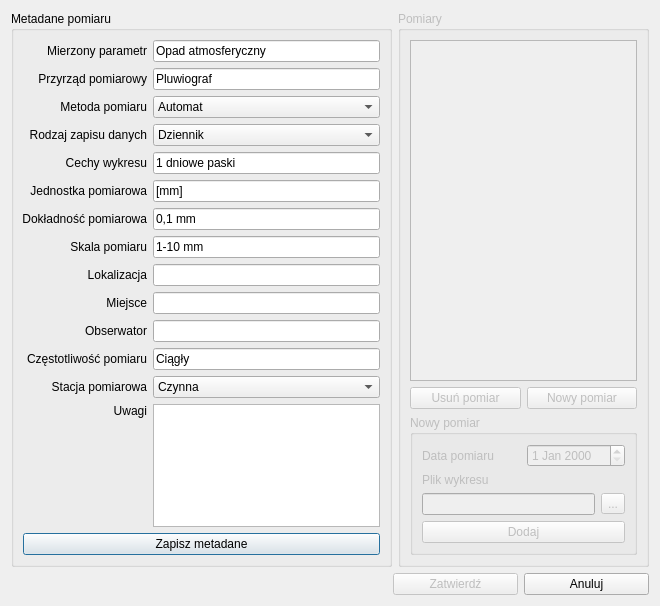
<?xml version="1.0" encoding="UTF-8"?>
<ui version="4.0">
 <class>addDialog</class>
 <widget class="QDialog" name="addDialog">
  <property name="geometry">
   <rect>
    <x>0</x>
    <y>0</y>
    <width>660</width>
    <height>606</height>
   </rect>
  </property>
  <property name="minimumSize">
   <size>
    <width>570</width>
    <height>385</height>
   </size>
  </property>
  <property name="maximumSize">
   <size>
    <width>16777215</width>
    <height>16777215</height>
   </size>
  </property>
  <property name="windowTitle">
   <string>Dodaj pomiar</string>
  </property>
  <layout class="QVBoxLayout" name="verticalLayout_5">
   <item>
    <layout class="QHBoxLayout" name="horizontalLayout_18">
     <item>
      <widget class="QGroupBox" name="groupBox">
       <property name="title">
        <string>Metadane pomiaru</string>
       </property>
       <layout class="QVBoxLayout" name="verticalLayout">
        <item>
         <layout class="QHBoxLayout" name="horizontalLayout_17">
          <item>
           <widget class="QLabel" name="label_2">
            <property name="minimumSize">
             <size>
              <width>124</width>
              <height>0</height>
             </size>
            </property>
            <property name="maximumSize">
             <size>
              <width>124</width>
              <height>16777215</height>
             </size>
            </property>
            <property name="text">
             <string>Mierzony parametr</string>
            </property>
            <property name="alignment">
             <set>Qt::AlignRight|Qt::AlignTrailing|Qt::AlignVCenter</set>
            </property>
           </widget>
          </item>
          <item>
           <widget class="QLineEdit" name="mierzonyParametr">
            <property name="enabled">
             <bool>true</bool>
            </property>
            <property name="text">
             <string>Opad atmosferyczny</string>
            </property>
           </widget>
          </item>
         </layout>
        </item>
        <item>
         <layout class="QHBoxLayout" name="horizontalLayout_3">
          <item>
           <widget class="QLabel" name="label_5">
            <property name="sizePolicy">
             <sizepolicy hsizetype="Preferred" vsizetype="Preferred">
              <horstretch>0</horstretch>
              <verstretch>0</verstretch>
             </sizepolicy>
            </property>
            <property name="minimumSize">
             <size>
              <width>124</width>
              <height>0</height>
             </size>
            </property>
            <property name="maximumSize">
             <size>
              <width>124</width>
              <height>16777215</height>
             </size>
            </property>
            <property name="text">
             <string>Przyrząd pomiarowy</string>
            </property>
            <property name="alignment">
             <set>Qt::AlignRight|Qt::AlignTrailing|Qt::AlignVCenter</set>
            </property>
           </widget>
          </item>
          <item>
           <widget class="QLineEdit" name="przyrzadPomiarowy">
            <property name="text">
             <string>Pluwiograf</string>
            </property>
           </widget>
          </item>
         </layout>
        </item>
        <item>
         <layout class="QHBoxLayout" name="horizontalLayout_2">
          <item>
           <widget class="QLabel" name="label_3">
            <property name="sizePolicy">
             <sizepolicy hsizetype="Preferred" vsizetype="Preferred">
              <horstretch>0</horstretch>
              <verstretch>0</verstretch>
             </sizepolicy>
            </property>
            <property name="minimumSize">
             <size>
              <width>119</width>
              <height>0</height>
             </size>
            </property>
            <property name="maximumSize">
             <size>
              <width>124</width>
              <height>16777215</height>
             </size>
            </property>
            <property name="text">
             <string>Metoda pomiaru</string>
            </property>
            <property name="alignment">
             <set>Qt::AlignRight|Qt::AlignTrailing|Qt::AlignVCenter</set>
            </property>
           </widget>
          </item>
          <item>
           <widget class="QComboBox" name="metodaPomiaru">
            <property name="currentIndex">
             <number>0</number>
            </property>
            <item>
             <property name="text">
              <string>Automat</string>
             </property>
            </item>
            <item>
             <property name="text">
              <string>Tradycyjna</string>
             </property>
            </item>
           </widget>
          </item>
         </layout>
        </item>
        <item>
         <layout class="QHBoxLayout" name="horizontalLayout_16">
          <item>
           <widget class="QLabel" name="label_4">
            <property name="minimumSize">
             <size>
              <width>124</width>
              <height>0</height>
             </size>
            </property>
            <property name="maximumSize">
             <size>
              <width>124</width>
              <height>16777215</height>
             </size>
            </property>
            <property name="text">
             <string>Rodzaj zapisu danych</string>
            </property>
            <property name="alignment">
             <set>Qt::AlignRight|Qt::AlignTrailing|Qt::AlignVCenter</set>
            </property>
           </widget>
          </item>
          <item>
           <widget class="QComboBox" name="rodzajZapisuDanych">
            <item>
             <property name="text">
              <string>Dziennik</string>
             </property>
            </item>
            <item>
             <property name="text">
              <string>Samopis analogowy</string>
             </property>
            </item>
            <item>
             <property name="text">
              <string>Samopis cyfrowy</string>
             </property>
            </item>
           </widget>
          </item>
         </layout>
        </item>
        <item>
         <layout class="QHBoxLayout" name="horizontalLayout_15">
          <item>
           <widget class="QLabel" name="label_7">
            <property name="minimumSize">
             <size>
              <width>124</width>
              <height>0</height>
             </size>
            </property>
            <property name="maximumSize">
             <size>
              <width>124</width>
              <height>16777215</height>
             </size>
            </property>
            <property name="text">
             <string>Cechy wykresu</string>
            </property>
            <property name="alignment">
             <set>Qt::AlignRight|Qt::AlignTrailing|Qt::AlignVCenter</set>
            </property>
           </widget>
          </item>
          <item>
           <widget class="QLineEdit" name="cechyWykresu">
            <property name="text">
             <string>1 dniowe paski</string>
            </property>
           </widget>
          </item>
         </layout>
        </item>
        <item>
         <layout class="QHBoxLayout" name="horizontalLayout_4">
          <item>
           <widget class="QLabel" name="label_6">
            <property name="minimumSize">
             <size>
              <width>124</width>
              <height>0</height>
             </size>
            </property>
            <property name="maximumSize">
             <size>
              <width>124</width>
              <height>16777215</height>
             </size>
            </property>
            <property name="text">
             <string>Jednostka pomiarowa</string>
            </property>
            <property name="alignment">
             <set>Qt::AlignRight|Qt::AlignTrailing|Qt::AlignVCenter</set>
            </property>
           </widget>
          </item>
          <item>
           <widget class="QLineEdit" name="jednostkaPomiarowa">
            <property name="text">
             <string>[mm]</string>
            </property>
           </widget>
          </item>
         </layout>
        </item>
        <item>
         <layout class="QHBoxLayout" name="horizontalLayout_14">
          <item>
           <widget class="QLabel" name="label_8">
            <property name="minimumSize">
             <size>
              <width>124</width>
              <height>0</height>
             </size>
            </property>
            <property name="maximumSize">
             <size>
              <width>124</width>
              <height>16777215</height>
             </size>
            </property>
            <property name="text">
             <string>Dokładność pomiarowa</string>
            </property>
            <property name="alignment">
             <set>Qt::AlignRight|Qt::AlignTrailing|Qt::AlignVCenter</set>
            </property>
           </widget>
          </item>
          <item>
           <widget class="QLineEdit" name="dokladnoscPomiarowa">
            <property name="text">
             <string>0,1 mm</string>
            </property>
           </widget>
          </item>
         </layout>
        </item>
        <item>
         <layout class="QHBoxLayout" name="horizontalLayout_5">
          <item>
           <widget class="QLabel" name="label_14">
            <property name="minimumSize">
             <size>
              <width>124</width>
              <height>0</height>
             </size>
            </property>
            <property name="maximumSize">
             <size>
              <width>124</width>
              <height>16777215</height>
             </size>
            </property>
            <property name="text">
             <string>Skala pomiaru</string>
            </property>
            <property name="alignment">
             <set>Qt::AlignRight|Qt::AlignTrailing|Qt::AlignVCenter</set>
            </property>
           </widget>
          </item>
          <item>
           <widget class="QLineEdit" name="skalaPomiaru">
            <property name="text">
             <string>1-10 mm</string>
            </property>
           </widget>
          </item>
         </layout>
        </item>
        <item>
         <layout class="QHBoxLayout" name="horizontalLayout_13">
          <item>
           <widget class="QLabel" name="label_13">
            <property name="minimumSize">
             <size>
              <width>124</width>
              <height>0</height>
             </size>
            </property>
            <property name="maximumSize">
             <size>
              <width>124</width>
              <height>16777215</height>
             </size>
            </property>
            <property name="text">
             <string>Lokalizacja</string>
            </property>
            <property name="alignment">
             <set>Qt::AlignRight|Qt::AlignTrailing|Qt::AlignVCenter</set>
            </property>
           </widget>
          </item>
          <item>
           <widget class="QLineEdit" name="lokalizacja"/>
          </item>
         </layout>
        </item>
        <item>
         <layout class="QHBoxLayout" name="horizontalLayout_6">
          <item>
           <widget class="QLabel" name="label_11">
            <property name="minimumSize">
             <size>
              <width>124</width>
              <height>0</height>
             </size>
            </property>
            <property name="maximumSize">
             <size>
              <width>124</width>
              <height>16777215</height>
             </size>
            </property>
            <property name="text">
             <string>Miejsce</string>
            </property>
            <property name="alignment">
             <set>Qt::AlignRight|Qt::AlignTrailing|Qt::AlignVCenter</set>
            </property>
           </widget>
          </item>
          <item>
           <widget class="QLineEdit" name="miejsce"/>
          </item>
         </layout>
        </item>
        <item>
         <layout class="QHBoxLayout" name="horizontalLayout_12">
          <item>
           <widget class="QLabel" name="label_12">
            <property name="minimumSize">
             <size>
              <width>124</width>
              <height>0</height>
             </size>
            </property>
            <property name="maximumSize">
             <size>
              <width>124</width>
              <height>16777215</height>
             </size>
            </property>
            <property name="text">
             <string>Obserwator</string>
            </property>
            <property name="alignment">
             <set>Qt::AlignRight|Qt::AlignTrailing|Qt::AlignVCenter</set>
            </property>
           </widget>
          </item>
          <item>
           <widget class="QLineEdit" name="obserwator"/>
          </item>
         </layout>
        </item>
        <item>
         <layout class="QHBoxLayout" name="horizontalLayout_8">
          <item>
           <widget class="QLabel" name="label_15">
            <property name="minimumSize">
             <size>
              <width>124</width>
              <height>0</height>
             </size>
            </property>
            <property name="maximumSize">
             <size>
              <width>124</width>
              <height>16777215</height>
             </size>
            </property>
            <property name="text">
             <string>Częstotliwość pomiaru</string>
            </property>
            <property name="alignment">
             <set>Qt::AlignRight|Qt::AlignTrailing|Qt::AlignVCenter</set>
            </property>
           </widget>
          </item>
          <item>
           <widget class="QLineEdit" name="czestotliwoscPomiaru">
            <property name="text">
             <string>Ciągły</string>
            </property>
           </widget>
          </item>
         </layout>
        </item>
        <item>
         <layout class="QHBoxLayout" name="horizontalLayout_10">
          <item>
           <widget class="QLabel" name="label_16">
            <property name="minimumSize">
             <size>
              <width>124</width>
              <height>0</height>
             </size>
            </property>
            <property name="maximumSize">
             <size>
              <width>124</width>
              <height>16777215</height>
             </size>
            </property>
            <property name="text">
             <string>Stacja pomiarowa</string>
            </property>
            <property name="alignment">
             <set>Qt::AlignRight|Qt::AlignTrailing|Qt::AlignVCenter</set>
            </property>
           </widget>
          </item>
          <item>
           <widget class="QComboBox" name="stacjaPomiarowa">
            <property name="currentIndex">
             <number>0</number>
            </property>
            <item>
             <property name="text">
              <string>Czynna</string>
             </property>
            </item>
            <item>
             <property name="text">
              <string>Nieczynna</string>
             </property>
            </item>
           </widget>
          </item>
         </layout>
        </item>
        <item>
         <layout class="QHBoxLayout" name="horizontalLayout_9">
          <item>
           <widget class="QLabel" name="label_17">
            <property name="sizePolicy">
             <sizepolicy hsizetype="Preferred" vsizetype="Preferred">
              <horstretch>0</horstretch>
              <verstretch>0</verstretch>
             </sizepolicy>
            </property>
            <property name="minimumSize">
             <size>
              <width>124</width>
              <height>0</height>
             </size>
            </property>
            <property name="maximumSize">
             <size>
              <width>124</width>
              <height>16777215</height>
             </size>
            </property>
            <property name="text">
             <string>Uwagi</string>
            </property>
            <property name="alignment">
             <set>Qt::AlignRight|Qt::AlignTop|Qt::AlignTrailing</set>
            </property>
           </widget>
          </item>
          <item>
           <widget class="QTextEdit" name="uwagi">
            <property name="maximumSize">
             <size>
              <width>16777215</width>
              <height>16777215</height>
             </size>
            </property>
           </widget>
          </item>
         </layout>
        </item>
        <item>
         <widget class="QPushButton" name="applyMetadata">
          <property name="text">
           <string>Zapisz metadane</string>
          </property>
         </widget>
        </item>
       </layout>
       <zorder></zorder>
       <zorder></zorder>
       <zorder></zorder>
       <zorder></zorder>
       <zorder></zorder>
       <zorder></zorder>
       <zorder></zorder>
       <zorder></zorder>
       <zorder></zorder>
       <zorder></zorder>
       <zorder></zorder>
       <zorder></zorder>
       <zorder></zorder>
       <zorder></zorder>
       <zorder>applyMetadata</zorder>
      </widget>
     </item>
     <item>
      <widget class="QGroupBox" name="groupBox_2">
       <property name="enabled">
        <bool>false</bool>
       </property>
       <property name="title">
        <string>Pomiary</string>
       </property>
       <layout class="QVBoxLayout" name="verticalLayout_2">
        <item>
         <widget class="QListWidget" name="listWidget"/>
        </item>
        <item>
         <layout class="QHBoxLayout" name="horizontalLayout">
          <item>
           <widget class="QPushButton" name="btnDel">
            <property name="enabled">
             <bool>false</bool>
            </property>
            <property name="text">
             <string>Usuń pomiar</string>
            </property>
           </widget>
          </item>
          <item>
           <widget class="QPushButton" name="btnAdd">
            <property name="enabled">
             <bool>false</bool>
            </property>
            <property name="text">
             <string>Nowy pomiar</string>
            </property>
           </widget>
          </item>
         </layout>
        </item>
        <item>
         <widget class="QGroupBox" name="nowyPomiar">
          <property name="enabled">
           <bool>false</bool>
          </property>
          <property name="title">
           <string>Nowy pomiar</string>
          </property>
          <layout class="QVBoxLayout" name="verticalLayout_4">
           <item>
            <layout class="QHBoxLayout" name="horizontalLayout_11">
             <item>
              <widget class="QLabel" name="label_9">
               <property name="text">
                <string>Data pomiaru</string>
               </property>
              </widget>
             </item>
             <item>
              <widget class="QDateEdit" name="dateEdit"/>
             </item>
            </layout>
           </item>
           <item>
            <layout class="QVBoxLayout" name="verticalLayout_3">
             <item>
              <widget class="QLabel" name="label">
               <property name="text">
                <string>Plik wykresu</string>
               </property>
              </widget>
             </item>
             <item>
              <layout class="QHBoxLayout" name="horizontalLayout_7">
               <item>
                <widget class="QLineEdit" name="pathEdit">
                 <property name="enabled">
                  <bool>false</bool>
                 </property>
                </widget>
               </item>
               <item>
                <widget class="QToolButton" name="btnBrowse">
                 <property name="text">
                  <string>...</string>
                 </property>
                </widget>
               </item>
              </layout>
             </item>
             <item>
              <widget class="QPushButton" name="btnApply">
               <property name="enabled">
                <bool>false</bool>
               </property>
               <property name="text">
                <string>Dodaj</string>
               </property>
              </widget>
             </item>
            </layout>
           </item>
          </layout>
         </widget>
        </item>
       </layout>
      </widget>
     </item>
    </layout>
   </item>
   <item>
    <layout class="QHBoxLayout" name="horizontalLayout_26">
     <item>
      <spacer name="horizontalSpacer">
       <property name="orientation">
        <enum>Qt::Horizontal</enum>
       </property>
       <property name="sizeHint" stdset="0">
        <size>
         <width>40</width>
         <height>20</height>
        </size>
       </property>
      </spacer>
     </item>
     <item>
      <widget class="QPushButton" name="btnOK">
       <property name="enabled">
        <bool>false</bool>
       </property>
       <property name="minimumSize">
        <size>
         <width>125</width>
         <height>0</height>
        </size>
       </property>
       <property name="text">
        <string>Zatwierdź</string>
       </property>
      </widget>
     </item>
     <item>
      <widget class="QPushButton" name="btnCancel">
       <property name="minimumSize">
        <size>
         <width>125</width>
         <height>0</height>
        </size>
       </property>
       <property name="text">
        <string>Anuluj</string>
       </property>
      </widget>
     </item>
    </layout>
   </item>
  </layout>
 </widget>
 <resources/>
 <connections>
  <connection>
   <sender>btnCancel</sender>
   <signal>clicked()</signal>
   <receiver>addDialog</receiver>
   <slot>reject()</slot>
   <hints>
    <hint type="sourcelabel">
     <x>600</x>
     <y>595</y>
    </hint>
    <hint type="destinationlabel">
     <x>491</x>
     <y>380</y>
    </hint>
   </hints>
  </connection>
 </connections>
</ui>
